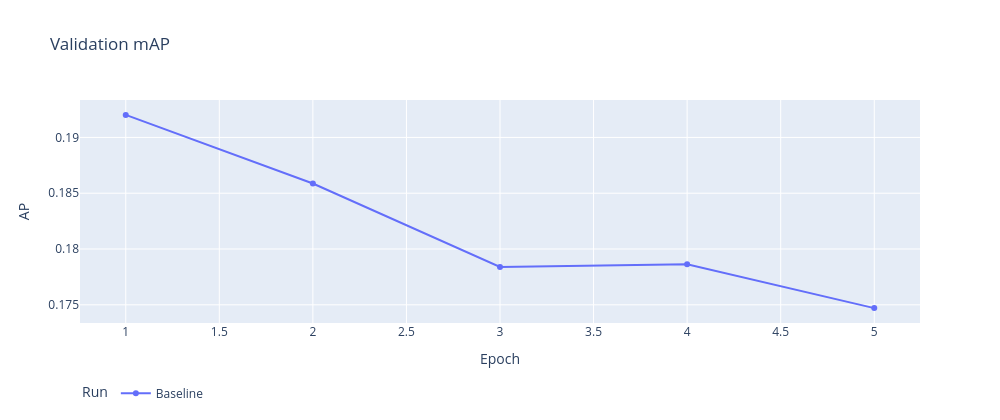
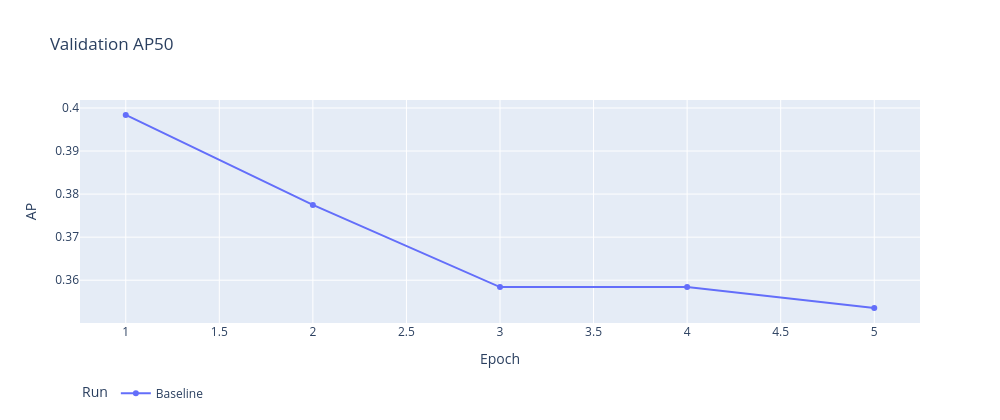
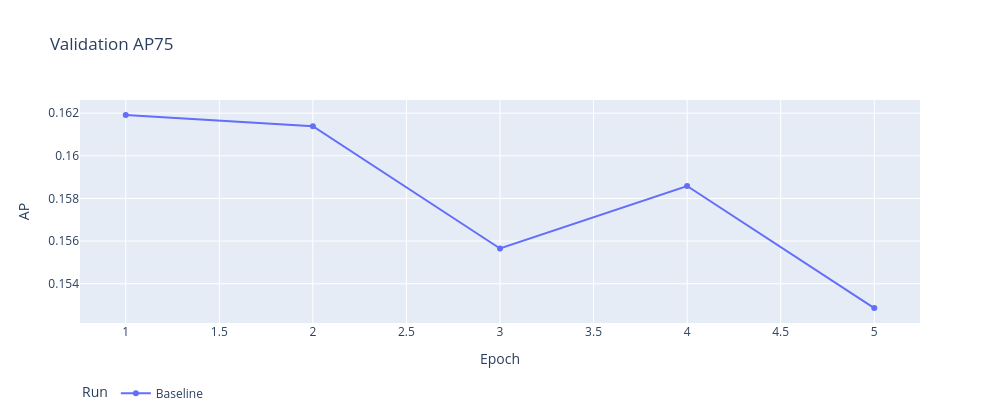
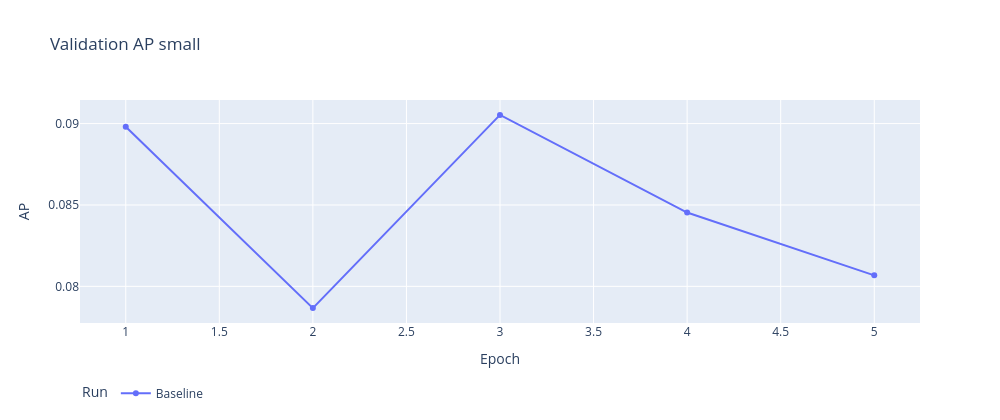

The notebook cell saved with these charts, in order:
### Markdown cell above
## 6. Baseline comparison

We use canonical COCO bbox AP at IoU 0.50:0.95, maxDets [1, 10, 100], and the original
category-specific COCO crowd annotations. Faster R-CNN also records maxDets 500.
The original validation set is unchanged. Metrics are not the competition custom score.
We show each metric on a separate chart to keep axes and legends readable.

### Code cell
epochs = epoch_table(records)
if not epochs.is_empty():
    for metric in ("mAP", "AP50", "AP75", "AP small", "AP medium", "AP large"):
        display(
            px.line(
                epochs.filter(pl.col("Metric") == metric),
                x="Epoch",
                y="AP",
                color="Run",
                markers=True,
                title=f"Validation {metric}",
            ).update_layout(width=1000, height=420, legend=dict(orientation="h", y=-0.25))
        )
classes = class_table(records)
if not classes.is_empty():
    display(classes.pivot(on="Run", index=["Class", "Epoch"], values="AP"))
    display(
        px.bar(
            classes,
            x="Class",
            y="AP",
            color="Run",
            barmode="group",
            title="Per-class AP at the last completed validation",
        ).update_layout(width=1000, height=450, legend=dict(orientation="h", y=-0.25))
    )
for label, record in records.items():
    curve = loss_table(record)
    if not curve.is_empty():
        display(
            px.line(curve, x="Updates", y="Loss", title=f"{label}: training loss").update_layout(
                width=1000, height=420
            )
        )
        display(
            px.line(
                curve, x="Updates", y="Learning rate", title=f"{label}: learning-rate schedule"
            ).update_layout(width=1000, height=380)
        )

### Figure 1 — Plotly figure (JSON) as saved in the notebook; plotly's stock layout.template omitted (floating-point values rounded to 4 significant figures)
{"data": [{"hovertemplate": "Run=Baseline<br>Epoch=%{x}<br>AP=%{y}<extra></extra>", "legendgroup": "Baseline", "line": {"color": "#636efa", "dash": "solid"}, "marker": {"symbol": "circle"}, "mode": "lines+markers", "name": "Baseline", "orientation": "v", "showlegend": true, "type": "scatter", "x": [1, 2, 3, 4, 5], "xaxis": "x", "y": [0.192, 0.1859, 0.1784, 0.1786, 0.1747], "yaxis": "y"}], "layout": {"height": 420, "legend": {"orientation": "h", "title": {"text": "Run"}, "tracegroupgap": 0, "y": -0.25}, "title": {"text": "Validation mAP"}, "width": 1000, "xaxis": {"anchor": "y", "domain": [0.0, 1.0], "title": {"text": "Epoch"}}, "yaxis": {"anchor": "x", "domain": [0.0, 1.0], "title": {"text": "AP"}}}}

### Figure 2 — Plotly figure (JSON) as saved in the notebook; plotly's stock layout.template omitted (floating-point values rounded to 4 significant figures)
{"data": [{"hovertemplate": "Run=Baseline<br>Epoch=%{x}<br>AP=%{y}<extra></extra>", "legendgroup": "Baseline", "line": {"color": "#636efa", "dash": "solid"}, "marker": {"symbol": "circle"}, "mode": "lines+markers", "name": "Baseline", "orientation": "v", "showlegend": true, "type": "scatter", "x": [1, 2, 3, 4, 5], "xaxis": "x", "y": [0.3984, 0.3775, 0.3584, 0.3584, 0.3535], "yaxis": "y"}], "layout": {"height": 420, "legend": {"orientation": "h", "title": {"text": "Run"}, "tracegroupgap": 0, "y": -0.25}, "title": {"text": "Validation AP50"}, "width": 1000, "xaxis": {"anchor": "y", "domain": [0.0, 1.0], "title": {"text": "Epoch"}}, "yaxis": {"anchor": "x", "domain": [0.0, 1.0], "title": {"text": "AP"}}}}

### Figure 3 — Plotly figure (JSON) as saved in the notebook; plotly's stock layout.template omitted (floating-point values rounded to 4 significant figures)
{"data": [{"hovertemplate": "Run=Baseline<br>Epoch=%{x}<br>AP=%{y}<extra></extra>", "legendgroup": "Baseline", "line": {"color": "#636efa", "dash": "solid"}, "marker": {"symbol": "circle"}, "mode": "lines+markers", "name": "Baseline", "orientation": "v", "showlegend": true, "type": "scatter", "x": [1, 2, 3, 4, 5], "xaxis": "x", "y": [0.1619, 0.1614, 0.1557, 0.1586, 0.1529], "yaxis": "y"}], "layout": {"height": 420, "legend": {"orientation": "h", "title": {"text": "Run"}, "tracegroupgap": 0, "y": -0.25}, "title": {"text": "Validation AP75"}, "width": 1000, "xaxis": {"anchor": "y", "domain": [0.0, 1.0], "title": {"text": "Epoch"}}, "yaxis": {"anchor": "x", "domain": [0.0, 1.0], "title": {"text": "AP"}}}}

### Figure 4 — Plotly figure (JSON) as saved in the notebook; plotly's stock layout.template omitted (floating-point values rounded to 4 significant figures)
{"data": [{"hovertemplate": "Run=Baseline<br>Epoch=%{x}<br>AP=%{y}<extra></extra>", "legendgroup": "Baseline", "line": {"color": "#636efa", "dash": "solid"}, "marker": {"symbol": "circle"}, "mode": "lines+markers", "name": "Baseline", "orientation": "v", "showlegend": true, "type": "scatter", "x": [1, 2, 3, 4, 5], "xaxis": "x", "y": [0.08981, 0.07866, 0.09053, 0.08453, 0.08067], "yaxis": "y"}], "layout": {"height": 420, "legend": {"orientation": "h", "title": {"text": "Run"}, "tracegroupgap": 0, "y": -0.25}, "title": {"text": "Validation AP small"}, "width": 1000, "xaxis": {"anchor": "y", "domain": [0.0, 1.0], "title": {"text": "Epoch"}}, "yaxis": {"anchor": "x", "domain": [0.0, 1.0], "title": {"text": "AP"}}}}
